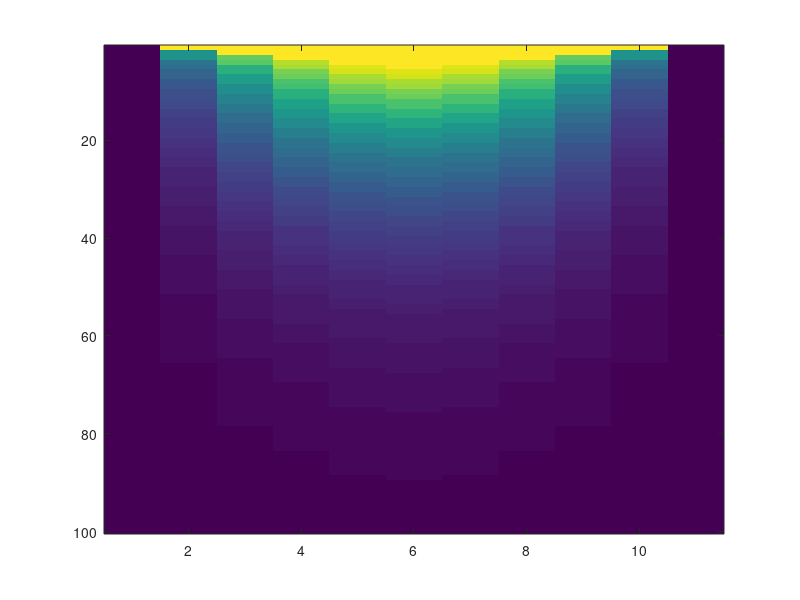

Write the MATLAB code that produced this figure.
%
% File Name: poisson_equation.m
% Author: Pradeep Singh
% Date: 9/27/2017
% Language: Matlab
% Description: % Numerical Solution for 1D Poisson Equation
%
%
% Initializing given variables/ data
% stability constant (c), dt = timesteps (k), 
% dx = space steps (h),
% cfl = stability factor, it should be <= 1/2

clear;         % Clear the screen
c = .25;
dx = 0.1;
dt = 0.02;
cfl = c * dt/dx^2;

x = 0:dx:1;         
t = 0:dt:2-dt;
row = length(t);    % number of rows in matrix u
col = length(x);    % number of col in matrix u
 
% Matrix with 100 rows and 10 col
% All elemts are zero initally

u = zeros(row,col); 
    
% Initial Condition
% u(x,0) = f(x) = 100
% All elements in 1st row are 100
    
for k = 1:length(x)
    u(1,k) = 100;
end
    
% Boundary Conditions
% u(t,0) = 0, u(t,1) = 0
    
u(:,1) = 0;
u(:,end) = 0;
    
% Loop to calucate u(n+1,i) given three values u(i,n), 
% u(n,i+1) and u(n,i-1) from previous row.
    

for n = 1:row-1             % row = 100
    for i = 2:col-1         % col = 10
        u(n+1,i) = u(n,i) + cfl*u(n,i+1) + cfl*u(n,i-1) - 2*cfl*u(n,i);
    end
end
    
% Plotting the graph for every step using for loop.

steps = row;
for step = 1:steps
    plot(x,u(step,:))
    xlim([0 1])                                       % limits for x-axis
    ylim([0 2])                                       % limits for y-axis
    title('Numerical Solution for 1D Heat Equation')  % Title 
    xlabel('Space')                                   % x-axis label
    ylabel('Time')                                    % y-axis label
    grid on
    drawnow
end

imagesc(u)                  % Image with scaled colors in xy plane
% surf(u)                   % Surface plot
